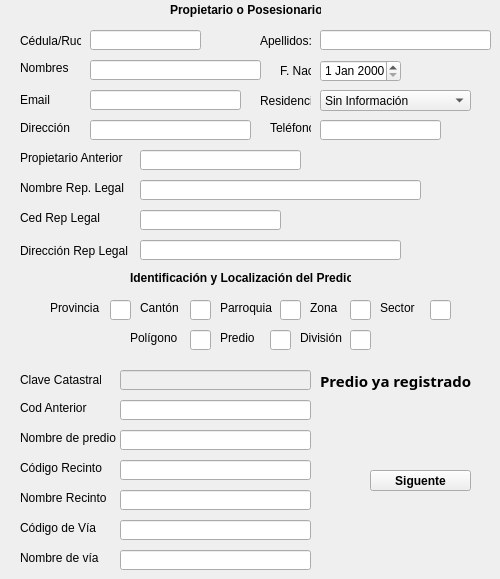
    <widget class="QWidget" name="tab_1">
     <property name="maximumSize">
      <size>
       <width>1365</width>
       <height>645</height>
      </size>
     </property>
     <property name="toolTip">
      <string>&lt;html&gt;&lt;head/&gt;&lt;body&gt;&lt;p&gt;&lt;br/&gt;&lt;/p&gt;&lt;/body&gt;&lt;/html&gt;</string>
     </property>
     <attribute name="title">
      <string>Inf</string>
     </attribute>
     <widget class="QLabel" name="label_4">
      <property name="geometry">
       <rect>
        <x>280</x>
        <y>60</y>
        <width>31</width>
        <height>21</height>
       </rect>
      </property>
      <property name="font">
       <font>
        <weight>50</weight>
        <bold>false</bold>
       </font>
      </property>
      <property name="text">
       <string>F. Nac</string>
      </property>
     </widget>
     <widget class="QLabel" name="label_29">
      <property name="geometry">
       <rect>
        <x>20</x>
        <y>180</y>
        <width>111</width>
        <height>16</height>
       </rect>
      </property>
      <property name="font">
       <font>
        <weight>50</weight>
        <bold>false</bold>
       </font>
      </property>
      <property name="text">
       <string>Nombre Rep. Legal</string>
      </property>
     </widget>
     <widget class="QLineEdit" name="txtApellido">
      <property name="geometry">
       <rect>
        <x>320</x>
        <y>30</y>
        <width>171</width>
        <height>20</height>
       </rect>
      </property>
      <property name="maxLength">
       <number>45</number>
      </property>
     </widget>
     <widget class="QLineEdit" name="txtDireccion">
      <property name="geometry">
       <rect>
        <x>90</x>
        <y>120</y>
        <width>161</width>
        <height>20</height>
       </rect>
      </property>
      <property name="text">
       <string/>
      </property>
      <property name="maxLength">
       <number>50</number>
      </property>
     </widget>
     <widget class="QLabel" name="label_28">
      <property name="geometry">
       <rect>
        <x>260</x>
        <y>90</y>
        <width>51</width>
        <height>21</height>
       </rect>
      </property>
      <property name="font">
       <font>
        <weight>50</weight>
        <bold>false</bold>
       </font>
      </property>
      <property name="text">
       <string>Residencia</string>
      </property>
     </widget>
     <widget class="QLineEdit" name="txtEmail">
      <property name="geometry">
       <rect>
        <x>90</x>
        <y>90</y>
        <width>151</width>
        <height>20</height>
       </rect>
      </property>
      <property name="maxLength">
       <number>45</number>
      </property>
     </widget>
     <widget class="QLabel" name="label_5">
      <property name="geometry">
       <rect>
        <x>20</x>
        <y>120</y>
        <width>51</width>
        <height>16</height>
       </rect>
      </property>
      <property name="font">
       <font>
        <weight>50</weight>
        <bold>false</bold>
       </font>
      </property>
      <property name="text">
       <string>Dirección</string>
      </property>
     </widget>
     <widget class="QComboBox" name="cboResPro">
      <property name="geometry">
       <rect>
        <x>320</x>
        <y>90</y>
        <width>151</width>
        <height>21</height>
       </rect>
      </property>
      <item>
       <property name="text">
        <string>Sin Información</string>
       </property>
      </item>
      <item>
       <property name="text">
        <string>En el Predio</string>
       </property>
      </item>
      <item>
       <property name="text">
        <string>En la Ciudad</string>
       </property>
      </item>
      <item>
       <property name="text">
        <string>En el Cantón</string>
       </property>
      </item>
      <item>
       <property name="text">
        <string>En la Provincia</string>
       </property>
      </item>
      <item>
       <property name="text">
        <string>En otra Provincia</string>
       </property>
      </item>
      <item>
       <property name="text">
        <string>En el Exterior</string>
       </property>
      </item>
     </widget>
     <widget class="QLabel" name="label_7">
      <property name="geometry">
       <rect>
        <x>20</x>
        <y>90</y>
        <width>31</width>
        <height>20</height>
       </rect>
      </property>
      <property name="font">
       <font>
        <weight>50</weight>
        <bold>false</bold>
       </font>
      </property>
      <property name="text">
       <string>Email</string>
      </property>
     </widget>
     <widget class="QLineEdit" name="txtNomRep">
      <property name="geometry">
       <rect>
        <x>140</x>
        <y>180</y>
        <width>281</width>
        <height>20</height>
       </rect>
      </property>
      <property name="maxLength">
       <number>45</number>
      </property>
     </widget>
     <widget class="QLineEdit" name="txtTelefono">
      <property name="geometry">
       <rect>
        <x>320</x>
        <y>120</y>
        <width>121</width>
        <height>20</height>
       </rect>
      </property>
      <property name="maxLength">
       <number>10</number>
      </property>
     </widget>
     <widget class="QLabel" name="label_31">
      <property name="geometry">
       <rect>
        <x>20</x>
        <y>210</y>
        <width>81</width>
        <height>16</height>
       </rect>
      </property>
      <property name="font">
       <font>
        <weight>50</weight>
        <bold>false</bold>
       </font>
      </property>
      <property name="text">
       <string>Ced Rep Legal</string>
      </property>
     </widget>
     <widget class="QLabel" name="label_11">
      <property name="geometry">
       <rect>
        <x>170</x>
        <y>0</y>
        <width>151</width>
        <height>20</height>
       </rect>
      </property>
      <property name="font">
       <font>
        <weight>75</weight>
        <bold>true</bold>
       </font>
      </property>
      <property name="text">
       <string>Propietario o Posesionario</string>
      </property>
     </widget>
     <widget class="QLabel" name="label">
      <property name="geometry">
       <rect>
        <x>20</x>
        <y>30</y>
        <width>61</width>
        <height>21</height>
       </rect>
      </property>
      <property name="font">
       <font>
        <weight>50</weight>
        <bold>false</bold>
       </font>
      </property>
      <property name="text">
       <string>Cédula/Ruc:</string>
      </property>
     </widget>
     <widget class="QLineEdit" name="txtDirRep">
      <property name="geometry">
       <rect>
        <x>140</x>
        <y>240</y>
        <width>261</width>
        <height>20</height>
       </rect>
      </property>
      <property name="maxLength">
       <number>45</number>
      </property>
     </widget>
     <widget class="QLineEdit" name="txtPropAnt">
      <property name="geometry">
       <rect>
        <x>140</x>
        <y>150</y>
        <width>161</width>
        <height>20</height>
       </rect>
      </property>
      <property name="maxLength">
       <number>45</number>
      </property>
     </widget>
     <widget class="QLineEdit" name="txtNombre">
      <property name="geometry">
       <rect>
        <x>90</x>
        <y>60</y>
        <width>171</width>
        <height>20</height>
       </rect>
      </property>
      <property name="maxLength">
       <number>45</number>
      </property>
     </widget>
     <widget class="QLabel" name="label_6">
      <property name="geometry">
       <rect>
        <x>270</x>
        <y>120</y>
        <width>41</width>
        <height>16</height>
       </rect>
      </property>
      <property name="font">
       <font>
        <weight>50</weight>
        <bold>false</bold>
       </font>
      </property>
      <property name="text">
       <string>Teléfono</string>
      </property>
     </widget>
     <widget class="QLabel" name="label_30">
      <property name="geometry">
       <rect>
        <x>20</x>
        <y>240</y>
        <width>121</width>
        <height>21</height>
       </rect>
      </property>
      <property name="font">
       <font>
        <weight>50</weight>
        <bold>false</bold>
       </font>
      </property>
      <property name="text">
       <string>Dirección Rep Legal</string>
      </property>
     </widget>
     <widget class="QLabel" name="label_9">
      <property name="geometry">
       <rect>
        <x>260</x>
        <y>30</y>
        <width>51</width>
        <height>21</height>
       </rect>
      </property>
      <property name="font">
       <font>
        <weight>50</weight>
        <bold>false</bold>
       </font>
      </property>
      <property name="text">
       <string>Apellidos:</string>
      </property>
     </widget>
     <widget class="QDateEdit" name="datFecNac">
      <property name="geometry">
       <rect>
        <x>320</x>
        <y>60</y>
        <width>81</width>
        <height>22</height>
       </rect>
      </property>
     </widget>
     <widget class="QLabel" name="label_27">
      <property name="geometry">
       <rect>
        <x>20</x>
        <y>150</y>
        <width>121</width>
        <height>16</height>
       </rect>
      </property>
      <property name="font">
       <font>
        <weight>50</weight>
        <bold>false</bold>
       </font>
      </property>
      <property name="text">
       <string>Propietario Anterior</string>
      </property>
     </widget>
     <widget class="QLineEdit" name="txtDni">
      <property name="geometry">
       <rect>
        <x>90</x>
        <y>30</y>
        <width>111</width>
        <height>20</height>
       </rect>
      </property>
      <property name="maxLength">
       <number>10</number>
      </property>
     </widget>
     <widget class="QLineEdit" name="txtDniRep">
      <property name="geometry">
       <rect>
        <x>140</x>
        <y>210</y>
        <width>141</width>
        <height>20</height>
       </rect>
      </property>
      <property name="maxLength">
       <number>10</number>
      </property>
     </widget>
     <widget class="QLabel" name="label_3">
      <property name="geometry">
       <rect>
        <x>20</x>
        <y>60</y>
        <width>51</width>
        <height>16</height>
       </rect>
      </property>
      <property name="font">
       <font>
        <weight>50</weight>
        <bold>false</bold>
       </font>
      </property>
      <property name="text">
       <string>Nombres</string>
      </property>
     </widget>
     <widget class="QPushButton" name="btnSiguiente">
      <property name="geometry">
       <rect>
        <x>370</x>
        <y>470</y>
        <width>101</width>
        <height>21</height>
       </rect>
      </property>
      <property name="font">
       <font>
        <weight>75</weight>
        <bold>true</bold>
       </font>
      </property>
      <property name="text">
       <string>Siguente</string>
      </property>
     </widget>
     <widget class="QLineEdit" name="txtCodVia">
      <property name="geometry">
       <rect>
        <x>120</x>
        <y>520</y>
        <width>191</width>
        <height>20</height>
       </rect>
      </property>
      <property name="maxLength">
       <number>45</number>
      </property>
     </widget>
     <widget class="QLabel" name="label_23">
      <property name="geometry">
       <rect>
        <x>20</x>
        <y>520</y>
        <width>81</width>
        <height>16</height>
       </rect>
      </property>
      <property name="font">
       <font>
        <weight>50</weight>
        <bold>false</bold>
       </font>
      </property>
      <property name="text">
       <string>Código de Vía</string>
      </property>
     </widget>
     <widget class="QLabel" name="label_12">
      <property name="geometry">
       <rect>
        <x>130</x>
        <y>270</y>
        <width>221</width>
        <height>16</height>
       </rect>
      </property>
      <property name="font">
       <font>
        <weight>75</weight>
        <bold>true</bold>
       </font>
      </property>
      <property name="text">
       <string>Identificación y Localización del Predio</string>
      </property>
     </widget>
     <widget class="QLabel" name="label_15">
      <property name="geometry">
       <rect>
        <x>220</x>
        <y>300</y>
        <width>61</width>
        <height>16</height>
       </rect>
      </property>
      <property name="font">
       <font>
        <weight>50</weight>
        <bold>false</bold>
       </font>
      </property>
      <property name="text">
       <string>Parroquia</string>
      </property>
     </widget>
     <widget class="QLineEdit" name="txtCodDivi">
      <property name="geometry">
       <rect>
        <x>350</x>
        <y>330</y>
        <width>21</width>
        <height>20</height>
       </rect>
      </property>
      <property name="maxLength">
       <number>2</number>
      </property>
     </widget>
     <widget class="QLabel" name="label_20">
      <property name="geometry">
       <rect>
        <x>20</x>
        <y>490</y>
        <width>91</width>
        <height>16</height>
       </rect>
      </property>
      <property name="font">
       <font>
        <weight>50</weight>
        <bold>false</bold>
       </font>
      </property>
      <property name="text">
       <string>Nombre Recinto</string>
      </property>
     </widget>
     <widget class="QLabel" name="label_32">
      <property name="geometry">
       <rect>
        <x>20</x>
        <y>400</y>
        <width>71</width>
        <height>16</height>
       </rect>
      </property>
      <property name="font">
       <font>
        <weight>50</weight>
        <bold>false</bold>
       </font>
      </property>
      <property name="text">
       <string>Cod Anterior</string>
      </property>
     </widget>
     <widget class="QLabel" name="label_25">
      <property name="geometry">
       <rect>
        <x>20</x>
        <y>460</y>
        <width>101</width>
        <height>16</height>
       </rect>
      </property>
      <property name="font">
       <font>
        <weight>50</weight>
        <bold>false</bold>
       </font>
      </property>
      <property name="text">
       <string>Código Recinto</string>
      </property>
     </widget>
     <widget class="QLineEdit" name="txtCodPred">
      <property name="geometry">
       <rect>
        <x>270</x>
        <y>330</y>
        <width>21</width>
        <height>20</height>
       </rect>
      </property>
      <property name="maxLength">
       <number>2</number>
      </property>
     </widget>
     <widget class="QLineEdit" name="txtNomVia">
      <property name="geometry">
       <rect>
        <x>120</x>
        <y>550</y>
        <width>191</width>
        <height>20</height>
       </rect>
      </property>
      <property name="maxLength">
       <number>45</number>
      </property>
     </widget>
     <widget class="QLineEdit" name="txtCodSect">
      <property name="geometry">
       <rect>
        <x>430</x>
        <y>300</y>
        <width>21</width>
        <height>20</height>
       </rect>
      </property>
      <property name="maxLength">
       <number>2</number>
      </property>
     </widget>
     <widget class="QLineEdit" name="txtCodZona">
      <property name="geometry">
       <rect>
        <x>350</x>
        <y>300</y>
        <width>21</width>
        <height>20</height>
       </rect>
      </property>
      <property name="maxLength">
       <number>2</number>
      </property>
     </widget>
     <widget class="QLabel" name="label_17">
      <property name="geometry">
       <rect>
        <x>380</x>
        <y>300</y>
        <width>41</width>
        <height>16</height>
       </rect>
      </property>
      <property name="font">
       <font>
        <weight>50</weight>
        <bold>false</bold>
       </font>
      </property>
      <property name="text">
       <string>Sector</string>
      </property>
     </widget>
     <widget class="QLineEdit" name="txtCodProv">
      <property name="geometry">
       <rect>
        <x>110</x>
        <y>300</y>
        <width>21</width>
        <height>20</height>
       </rect>
      </property>
      <property name="maxLength">
       <number>2</number>
      </property>
     </widget>
     <widget class="QLineEdit" name="txtNomPred">
      <property name="geometry">
       <rect>
        <x>120</x>
        <y>430</y>
        <width>191</width>
        <height>20</height>
       </rect>
      </property>
      <property name="maxLength">
       <number>45</number>
      </property>
     </widget>
     <widget class="QLabel" name="label_18">
      <property name="geometry">
       <rect>
        <x>130</x>
        <y>330</y>
        <width>51</width>
        <height>16</height>
       </rect>
      </property>
      <property name="font">
       <font>
        <weight>50</weight>
        <bold>false</bold>
       </font>
      </property>
      <property name="text">
       <string>Polígono</string>
      </property>
     </widget>
     <widget class="QLabel" name="label_21">
      <property name="geometry">
       <rect>
        <x>300</x>
        <y>330</y>
        <width>51</width>
        <height>16</height>
       </rect>
      </property>
      <property name="font">
       <font>
        <weight>50</weight>
        <bold>false</bold>
       </font>
      </property>
      <property name="text">
       <string>División</string>
      </property>
     </widget>
     <widget class="QLabel" name="label_24">
      <property name="geometry">
       <rect>
        <x>20</x>
        <y>430</y>
        <width>101</width>
        <height>16</height>
       </rect>
      </property>
      <property name="font">
       <font>
        <weight>50</weight>
        <bold>false</bold>
       </font>
      </property>
      <property name="text">
       <string>Nombre de predio</string>
      </property>
     </widget>
     <widget class="QLineEdit" name="txtCodCant">
      <property name="geometry">
       <rect>
        <x>190</x>
        <y>300</y>
        <width>21</width>
        <height>20</height>
       </rect>
      </property>
      <property name="maxLength">
       <number>2</number>
      </property>
     </widget>
     <widget class="QLineEdit" name="txtCodPoli">
      <property name="geometry">
       <rect>
        <x>190</x>
        <y>330</y>
        <width>21</width>
        <height>20</height>
       </rect>
      </property>
      <property name="maxLength">
       <number>2</number>
      </property>
     </widget>
     <widget class="QLabel" name="label_13">
      <property name="geometry">
       <rect>
        <x>50</x>
        <y>300</y>
        <width>51</width>
        <height>16</height>
       </rect>
      </property>
      <property name="font">
       <font>
        <weight>50</weight>
        <bold>false</bold>
       </font>
      </property>
      <property name="text">
       <string>Provincia</string>
      </property>
     </widget>
     <widget class="QLabel" name="label_19">
      <property name="geometry">
       <rect>
        <x>220</x>
        <y>330</y>
        <width>41</width>
        <height>16</height>
       </rect>
      </property>
      <property name="font">
       <font>
        <weight>50</weight>
        <bold>false</bold>
       </font>
      </property>
      <property name="text">
       <string>Predio</string>
      </property>
     </widget>
     <widget class="QLabel" name="label_22">
      <property name="geometry">
       <rect>
        <x>20</x>
        <y>550</y>
        <width>81</width>
        <height>16</height>
       </rect>
      </property>
      <property name="font">
       <font>
        <weight>50</weight>
        <bold>false</bold>
       </font>
      </property>
      <property name="text">
       <string>Nombre de vía</string>
      </property>
     </widget>
     <widget class="QLabel" name="label_14">
      <property name="geometry">
       <rect>
        <x>140</x>
        <y>300</y>
        <width>41</width>
        <height>16</height>
       </rect>
      </property>
      <property name="font">
       <font>
        <weight>50</weight>
        <bold>false</bold>
       </font>
      </property>
      <property name="text">
       <string>Cantón</string>
      </property>
     </widget>
     <widget class="QLineEdit" name="txtCodAnte">
      <property name="geometry">
       <rect>
        <x>120</x>
        <y>400</y>
        <width>191</width>
        <height>20</height>
       </rect>
      </property>
      <property name="maxLength">
       <number>45</number>
      </property>
     </widget>
     <widget class="QLineEdit" name="txtCodSiti">
      <property name="geometry">
       <rect>
        <x>120</x>
        <y>460</y>
        <width>191</width>
        <height>20</height>
       </rect>
      </property>
      <property name="maxLength">
       <number>45</number>
      </property>
     </widget>
     <widget class="QLineEdit" name="txtNomSiti">
      <property name="geometry">
       <rect>
        <x>120</x>
        <y>490</y>
        <width>191</width>
        <height>20</height>
       </rect>
      </property>
      <property name="maxLength">
       <number>45</number>
      </property>
     </widget>
     <widget class="QLabel" name="label_16">
      <property name="geometry">
       <rect>
        <x>310</x>
        <y>300</y>
        <width>31</width>
        <height>16</height>
       </rect>
      </property>
      <property name="font">
       <font>
        <weight>50</weight>
        <bold>false</bold>
       </font>
      </property>
      <property name="text">
       <string>Zona</string>
      </property>
     </widget>
     <widget class="QLineEdit" name="txtCodParr">
      <property name="geometry">
       <rect>
        <x>280</x>
        <y>300</y>
        <width>21</width>
        <height>20</height>
       </rect>
      </property>
      <property name="maxLength">
       <number>2</number>
      </property>
     </widget>
     <widget class="QLabel" name="label_119">
      <property name="geometry">
       <rect>
        <x>20</x>
        <y>370</y>
        <width>81</width>
        <height>20</height>
       </rect>
      </property>
      <property name="font">
       <font>
        <weight>50</weight>
        <bold>false</bold>
       </font>
      </property>
      <property name="text">
       <string>Clave Catastral</string>
      </property>
     </widget>
     <widget class="QLineEdit" name="txtClaveCatastral">
      <property name="enabled">
       <bool>false</bool>
      </property>
      <property name="geometry">
       <rect>
        <x>120</x>
        <y>370</y>
        <width>191</width>
        <height>20</height>
       </rect>
      </property>
      <property name="maxLength">
       <number>45</number>
      </property>
     </widget>
     <widget class="QLabel" name="lblNota">
      <property name="geometry">
       <rect>
        <x>320</x>
        <y>370</y>
        <width>171</width>
        <height>21</height>
       </rect>
      </property>
      <property name="font">
       <font>
        <family>Microsoft Tai Le</family>
        <pointsize>11</pointsize>
        <weight>75</weight>
        <bold>true</bold>
       </font>
      </property>
      <property name="text">
       <string>Predio ya registrado</string>
      </property>
     </widget>
    </widget>
